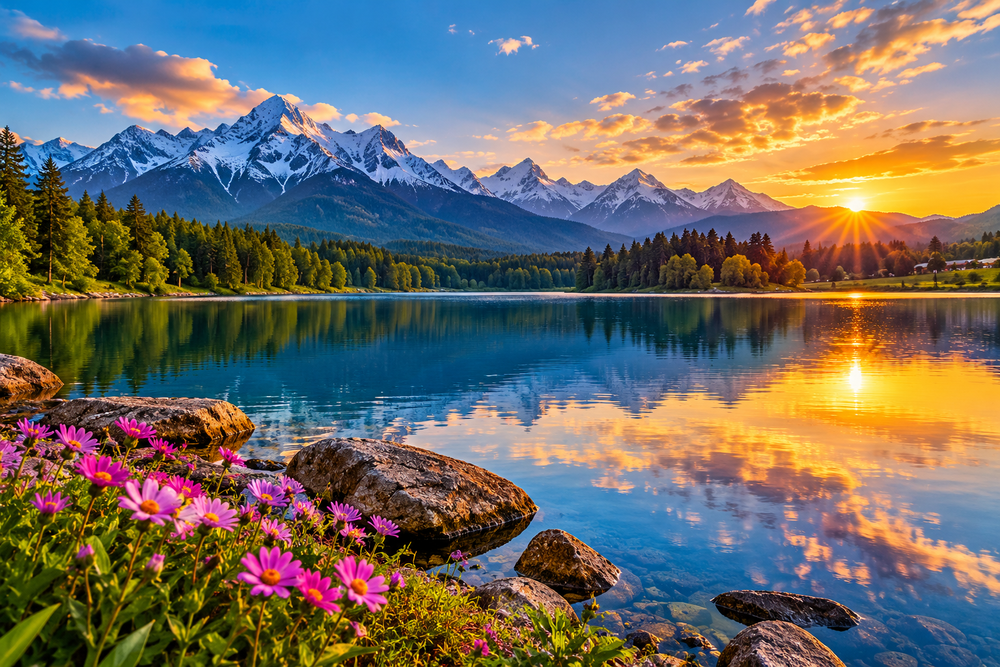
#> input picture computer_vision_experiment/sample_image.png, 1000 x 667 px, shrunk from 1536 x 1024 before the run
$ python experiment15.py
#> lines starting #> are read from the running program, lines starting #| are printed output that depends on the picture
import cv2
import numpy as np
import matplotlib.pyplot as plt

image = cv2.imread("sample_image.png")
#> image is the input picture: shape (667, 1000, 3); mean B, G, R 101.1, 108.3, 112.5

if image is None:
    print("Error: Image not found!")
    exit()

image_rgb = cv2.cvtColor(image, cv2.COLOR_BGR2RGB)
gray_image = cv2.cvtColor(image, cv2.COLOR_BGR2GRAY)
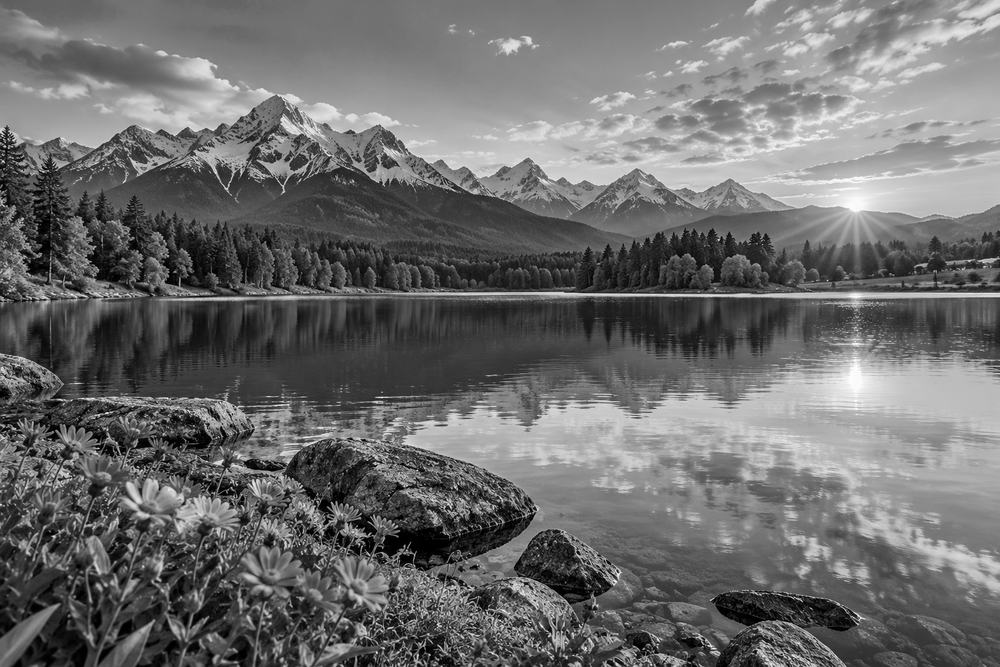
#> gray_image: shape (667, 1000); min 0, max 254, mean 108.8

gray = np.float32(gray_image)
dst = cv2.cornerHarris(gray, 2, 3, 0.04)
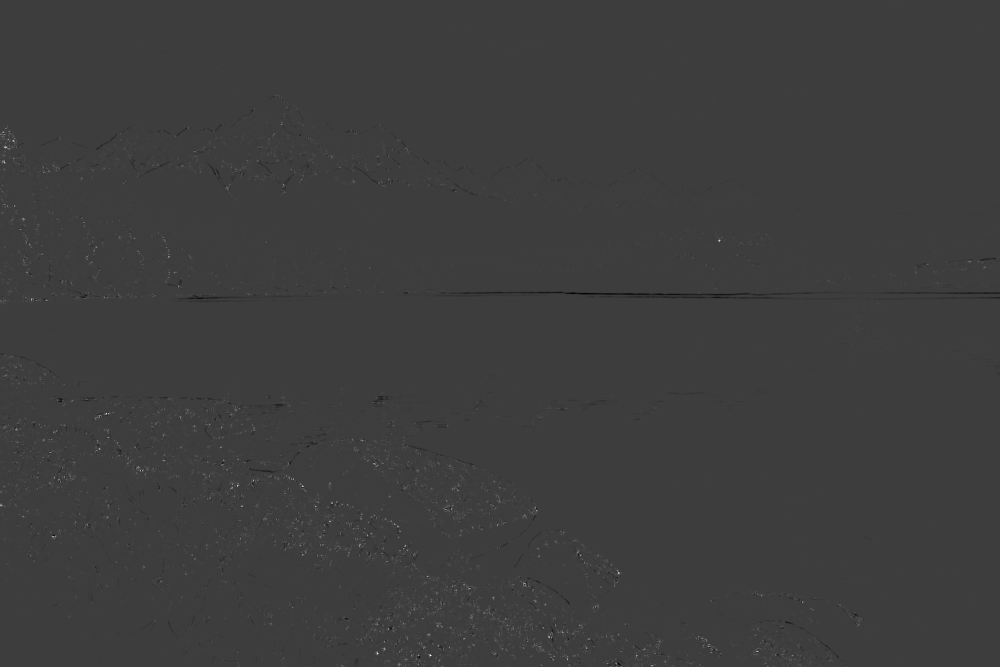
#> dst: shape (667, 1000) float32; min -26327426, max 82571760, mean 84253.3; drawn with min black and max white
dst = cv2.dilate(dst, None)
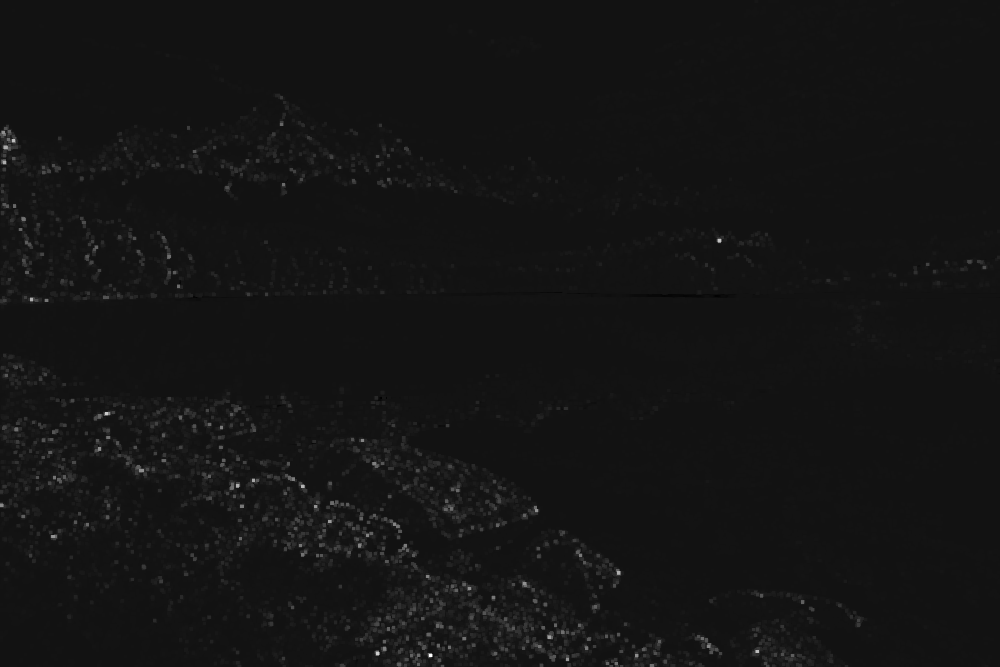
#> dst: shape (667, 1000) float32; min -6640970, max 82571760, mean 666781.6; drawn with min black and max white

corner_image = image_rgb.copy()
corner_image[dst > 0.01 * dst.max()] = [255, 0, 0]
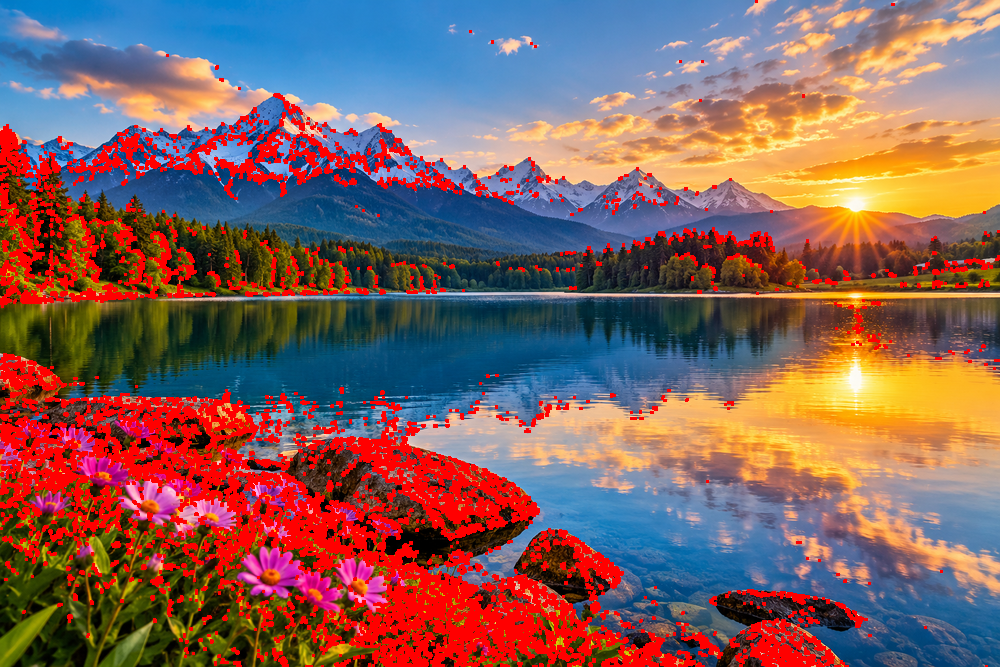
#> corner_image: shape (667, 1000, 3); mean R, G, B 131.2, 96.4, 92.9

plt.subplot(1, 2, 1)
plt.imshow(image_rgb)
plt.title("Original Image")
plt.axis("off")

plt.subplot(1, 2, 2)
plt.imshow(corner_image)
plt.title("Harris Corners Detected")
plt.axis("off")

plt.tight_layout()
plt.show()
